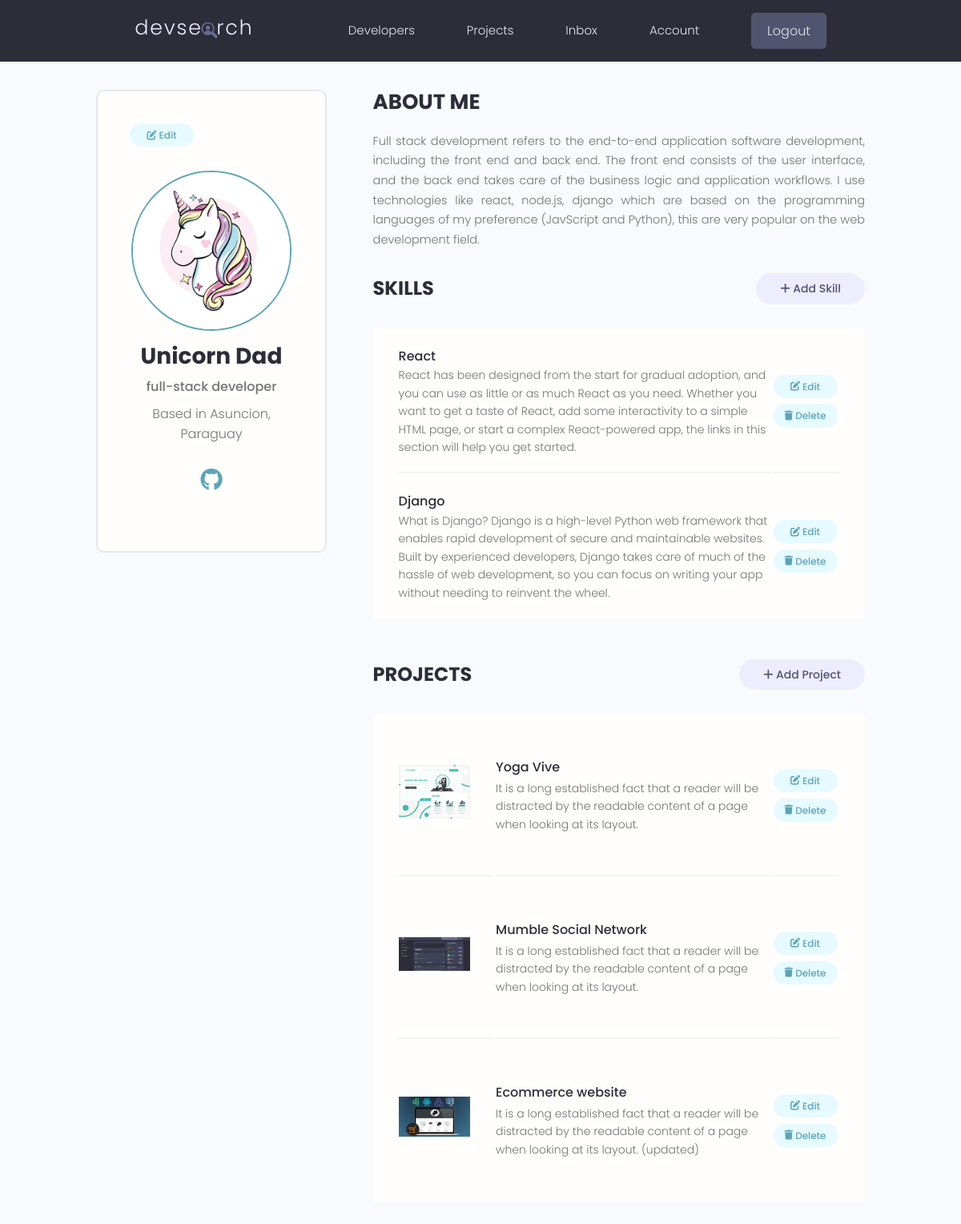
The app's page /account/ (signed in) with its own data.
### users/models.py (models this page shows, shortened)
class Profile(models.Model):
    user = models.OneToOneField(User, on_delete=models.CASCADE, null=True, blank=True)
    name = models.CharField(max_length=200, null=True, blank=True)
    email = models.EmailField(max_length=500, null=True, blank=True)
    username = models.CharField(max_length=200, null=True, blank=True)
    location = models.CharField(max_length=200, null=True, blank=True)
    short_intro = models.CharField(max_length=200, null=True, blank=True)
    bio = models.TextField(null=True, blank=True)
    profile_image = models.ImageField(null=True, blank=True, upload_to="profiles/", default="profiles/user-default.png")
    social_github = models.CharField(max_length=200, null=True, blank=True)
    social_twitter = models.CharField(max_length=200, null=True, blank=True)
    social_linkedin = models.CharField(max_length=200, null=True, blank=True)
    social_youtube = models.CharField(max_length=200, null=True, blank=True)
    social_website = models.CharField(max_length=200, null=True, blank=True)
    created = models.DateTimeField(auto_now_add=True)
    id = models.UUIDField(default=uuid.uuid4, unique=True, primary_key=True, editable=False)

class Skill(models.Model):
    owner = models.ForeignKey(Profile, on_delete=models.CASCADE, null=True, blank=True)
    name = models.CharField(max_length=200, null=True, blank=True)
    description = models.TextField(null=True, blank=True)
    created = models.DateTimeField(auto_now_add=True)
    id = models.UUIDField(default=uuid.uuid4, unique=True, primary_key=True, editable=False)

### projects/models.py (models this page shows, shortened)
class Project(models.Model):
    owner = models.ForeignKey(Profile, null=True, blank=True, on_delete=models.SET_NULL)
    title = models.CharField(max_length=200)
    description = models.TextField(null=True, blank=True)
    featured_image = models.ImageField(null=True, blank=True, default="default.jpg")
    demo_link = models.CharField(max_length=2000, null=True, blank=True)
    source_link = models.CharField(max_length=2000, null=True, blank=True)
    tags = models.ManyToManyField("Tag", blank=True)
    vote_total = models.IntegerField(default=0, null=True, blank=True)
    vote_ratio = models.IntegerField(default=0, null=True, blank=True)
    created = models.DateTimeField(auto_now_add=True)
    id = models.UUIDField(default=uuid.uuid4, unique=True, primary_key=True, editable=False)
    class Meta:
        ordering = ["-vote_ratio", "-vote_total", "title"]

### users/views.py (the view)
# urls.py: path('account/', views.user_account, name="account"),
@login_required(login_url="login")
def user_account(request):
    profile = request.user.profile
    skills = profile.skill_set.all()
    projects = profile.project_set.all()
    context = {"profile": profile, "skills": skills, "projects": projects}
    return render(request, 'users/account.html', context)

### users/templates/users/account.html (shortened to what this page needs)
 {% extends 'main.html' %}
 {% block content %}
  <main class="settingsPage profile my-md">
    <div class="container">
      <div class="layout">
        <div class="column column--1of3">
          <div class="card text-center">
            <div class="card__body dev">
              <a class="tag tag--pill tag--main settings__btn wt" href="{% url 'edit-account' %}"><i class="fa-sharp fa-solid fa-pen-to-square"></i>&nbsp;Edit</a>
              <img class="avatar avatar--xl dev__avatar" src="{{profile.profile_image.url}}" />
              <h2 class="dev__name">{{ profile.name }}</h2>
              <p class="dev__title">{{ profile.short_intro }}</p>
              <p class="dev__location">Based in {{profile.location}}</p>
              <ul class="dev__social">
                {% if profile.social_github %}
              <li>
                <a
                  title="Github"
                  href="{{ profile.social_github }}"
                  target="_blank"
                >
                  <i class="fa-brands fa-github"></i>
                </a>
              </li>
              {% endif %}
              </ul>
            </div>
          </div>
        </div>
        <div class="column column--2of3">
          <div class="devInfo">
            <h3 class="devInfo__title">About Me</h3>
            <p class="devInfo__about">
              {{profile.bio}}
            </p>
          </div>
          <div class="settings">
            <h3 class="settings__title">Skills</h3>
            <a class="tag tag--pill tag--sub settings__btn tag--lg" href="{% url 'create-skill' %}"><i class="fa-solid fa-plus"></i>&nbsp;Add Skill</a>
          </div>
          <table class="settings__table">
            {% for skill in skills %}
            <tr>
              <td class="settings__tableInfo">
                <h4>{{skill.name}}</h4>
                <p>
                  {{skill.description}}
                </p>
              </td>
              <td class="settings__tableActions">
                <a class="tag tag--pill tag--main settings__btn wt" href="{% url 'update-skill' skill.id %}"><i class="fa-sharp fa-solid fa-pen-to-square"></i>&nbsp;Edit</a>
                <a class="tag tag--pill tag--main settings__btn wt" href="{% url 'delete-skill' skill.id %}?next=/account"><i class="fa-sharp fa-solid fa-trash"></i>&nbsp;Delete</a>
              </td>
            </tr>
            {% endfor %}
          </table>
          <div class="settings">
            <h3 class="settings__title">Projects</h3>
            <a class="tag tag--pill tag--sub settings__btn tag--lg" href="{% url 'create-project' %}"><i class="fa-solid fa-plus"></i>&nbsp;Add Project</a>
          </div>
          <table class="settings__table">
            {% for project in projects %}
            <tr>
              <td class="settings__thumbnail">
                <a href="{% url 'project' project.id %}"><img src="{{project.featured_image.url}}" alt="Project Thumbnail" /></a>
              </td>
              <td class="settings__tableInfo">
                <a href="{% url 'project' project.id %}">{{project.title}}</a>
                <p>
                  {{project.description|slice:"150"}}
                </p>
              </td>
              <td class="settings__tableActions">
                <a class="tag tag--pill tag--main settings__btn wt" href="{% url 'update-project' project.id %}"><i class="fa-sharp fa-solid fa-pen-to-square"></i>&nbsp;Edit</a>
                <a class="tag tag--pill tag--main settings__btn wt" href="{% url 'delete-project' project.id %}?next=/account"><i class="fa-sharp fa-solid fa-trash"></i>&nbsp;Delete</a>
              </td>
            </tr>
            {% endfor %}
          </table>
        </div>
      </div>
    </div>
  </main>
{% endblock content %}

### static/styles/app.css (style rules this page uses)
:root { --color-sub: #2d2d39; }
.card { border: 2px solid var(--color-light); }
img { width: 100%; }
.profile .card > .dev { padding: 4rem; }
.dev__avatar { display: block; margin: auto; }
.dev__name { color: var(--color-sub); font-size: 2.8rem; font-weight: 700; margin-top: 1rem; margin-bottom: 0.5rem; }
.dev__title { font-size: 1.6rem; font-weight: 500; line-height: 1.3; }
.dev__location { margin-top: 1rem; }
.dev__social { margin: 3rem 0; list-style: none; display: flex; justify-content: center; gap: 1.5rem; }
.devInfo { margin-bottom: 3rem; }
.devInfo__title, .devInfo__subtitle { font-size: 2.6rem; color: var(--color-sub); text-transform: uppercase; font-weight: 700; margin-bottom: 1.5rem; }
.devInfo__about, .devSkill__info { font-size: 1.45rem; line-height: 1.7; text-align: justify; }
.settingsPage .dev > .settings__btn { display: block; margin-bottom: 3rem; }
.settings { display: flex; justify-content: space-between; align-items: center; }
.settings__title { font-size: 2.4rem; text-transform: uppercase; font-weight: 700; color: var(--color-sub); }
.settings__table { margin-top: 3rem; margin-bottom: 5rem; padding: 0 3rem; background: var(--color-white); }
.settings__table tr { width: 100%; }
.settings__table tr > td { padding: 2rem 0; }
.settings__table tr:not(:last-child) td { border-bottom: 2px solid var(--color-white-light); }
.settings__thumbnail { width: 23%; min-width: 10rem; }
.settings__thumbnail img { padding-right: 3rem; height: 15rem; object-fit: contain; }
.settings__tableInfo { width: 100%; }
.settings__tableInfo h4, .settings__tableInfo a { padding-right: 1rem; width: auto; font-size: 1.6rem; font-weight: 500; color: var(--color-sub); }
.settings__tableInfo p { font-size: 1.4rem; }
.settings__tableActions { text-align: right; }

### static/styles/main.css (style rules this page uses)
.dev__social i { font-size: 28px; }
.wt { width: 80px !important; display: flex; justify-content: center; }

### static/uikit/styles/modules/_variables.css (style rules this page uses)
:root { --color-main: #5aa5b9; --color-main-light: #e6faff; --color-sub: #3f4156; --color-sub-light: #51546e; --color-sub-lighter: #ededfd; --color-text: #737373; --color-gray: #8b8b8b; --color-light: #e5e7eb; --color-light-gray: #767676; --color-bg: #f8fafd; --color-white: #fffefd; --color-white-light: #f3f3f3; --color-success: #359e64; --color-success-bg: #def8e8; --color-error: #fc4b0b; --color-error-bg: #fff2ee; --font-base: 'Poppins', arial, helvetica, 'Segoe UI', roboto, ubuntu, sans-serif; --font-monospace: 'Fira Code', 'Courier New', courier, monospace; --font-regular: 300; --font-medium: 500; --font-bold: 700; --generic-shadow: 1px 1px 5px #00000010; --generic-transition: all 0.3s ease-in-out; }

### static/uikit/styles/modules/_base.css (style rules this page uses)
* { margin: 0; padding: 0; box-sizing: border-box; text-rendering: optimizeLegibility; color: inherit; font-size: inherit; }
html { font-size: 50%; }
@media only screen and (min-width: 480px) { html { font-size: 56.25%; } }
@media only screen and (min-width: 1200px) { html { font-size: 62.5%; } }
body { line-height: 1.6; font-weight: 400; font-size: 1.5rem; color: var(--color-text); background-color: var(--color-bg); min-height: 100vh; }

### static/uikit/styles/modules/_typography.css (style rules this page uses)
* { font-family: var(--font-base); }
h2 { font-size: 3.6rem; font-weight: var(--font-bold); }
h3 { font-size: 3.2rem; font-weight: var(--font-medium); }
h4 { font-size: 2.8rem; font-weight: var(--font-medium); }
p, span, strong { font-size: 1.6rem; color: var(--color-text); font-weight: var(--font-regular); }
a { padding-bottom: 2px; text-decoration: none; display: inline-block; color: var(--color-main); font-weight: var(--font-medium); }

### static/uikit/styles/modules/_utilities.css (style rules this page uses)
.container { width: 92%; max-width: 165rem; margin: 0 auto; box-sizing: border-box; }
@media screen and (min-width: 1000px) { .container { width: 90%; } }
@media screen and (min-width: 1200px) { .container { width: 80%; } }
.text-center { text-align: center; }
.my-md { margin: 3rem auto; }

### static/uikit/styles/modules/_avatar.css (style rules this page uses)
.avatar { border-radius: 50%; border: 2px solid var(--color-main); object-fit: cover; }
.avatar--xl { height: 20rem; width: 20rem; }

### static/uikit/styles/modules/_card.css (style rules this page uses)
.card { border-radius: 1rem; background-color: var(--color-white); border: 1.5px solid var(--color-light); width: auto; height: auto; margin-top: 0.5rem; margin-bottom: 0.5rem; overflow: hidden; }
.card__body, .card__header { padding: 2rem 2.5rem; }

### static/uikit/styles/modules/_layout.css (style rules this page uses)
.layout { display: flex; flex-flow: row wrap; justify-content: space-between; }
.layout > .column { margin-bottom: 3rem; }
.layout > .column.column--1of3 { flex-basis: 30%; }
.layout > .column.column--2of3 { flex-basis: 64%; }

### records on screen
Profile: profile_image (picture), name "Unicorn Dad", short_intro "full-stack developer", location "Asuncion, Paraguay", bio "Full stack development refers to the end-to-end application software development, including the front end and back end. The front end consists of the user interface, and the back end takes care of the business logic and application workflows. I use technologies like react, node.js, django which are based on the programming languages of my preference (JavScript and Python), this are very popular on the web development field."
Skill: name "React", description "React has been designed from the start for gradual adoption, and you can use as little or as much React as you need. Whether you want to get a taste of React, add some interactivity to a simple HTML page, or start a complex React-powered app, the links in this section will help you get started."
Skill: name "Django", description "What is Django? Django is a high-level Python web framework that enables rapid development of secure and maintainable websites. Built by experienced developers, Django takes care of much of the hassle of web development, so you can focus on writing your app without needing to reinvent the wheel."
Project: featured_image (picture), title "Yoga Vive", description "It is a long established fact that a reader will be distracted by the readable content of a page when looking at its layout."
Project: featured_image (picture), title "Mumble Social Network", description "It is a long established fact that a reader will be distracted by the readable content of a page when looking at its layout."
Project: featured_image (picture), title "Ecommerce website", description "It is a long established fact that a reader will be distracted by the readable content of a page when looking at its layout. (updated)"
